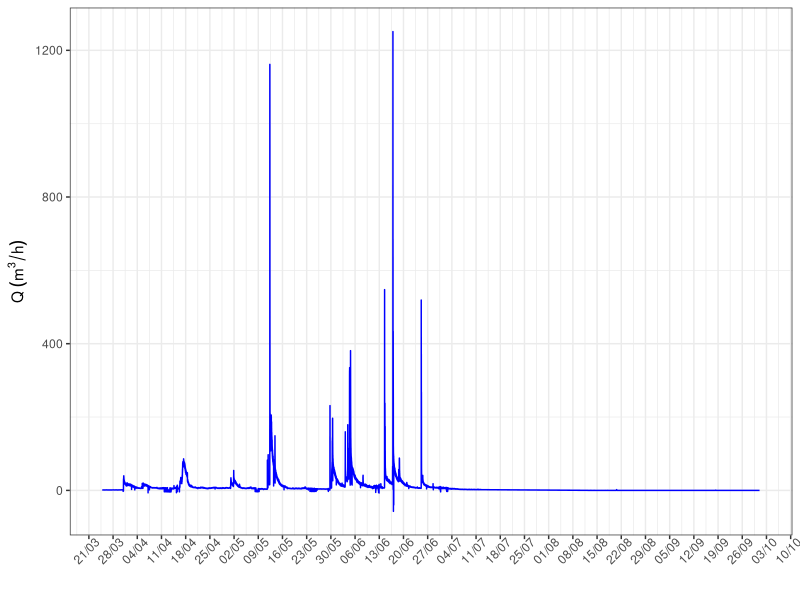
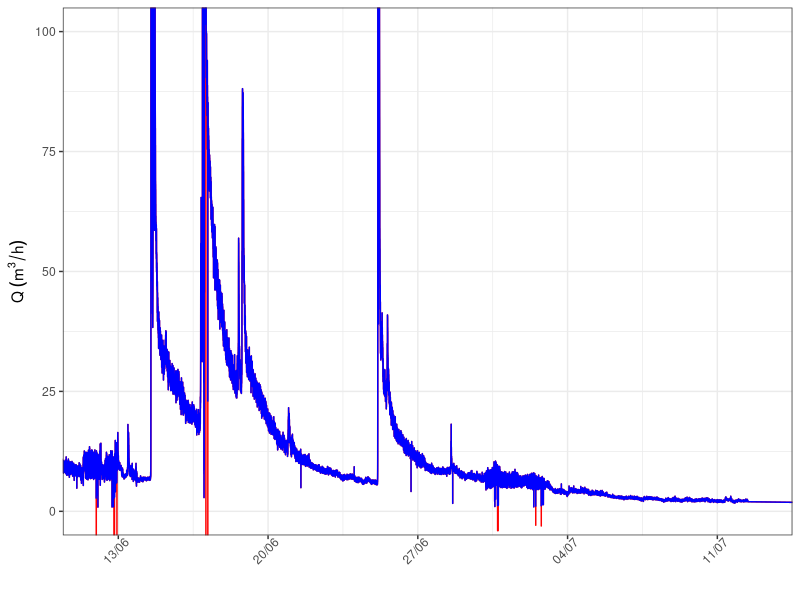
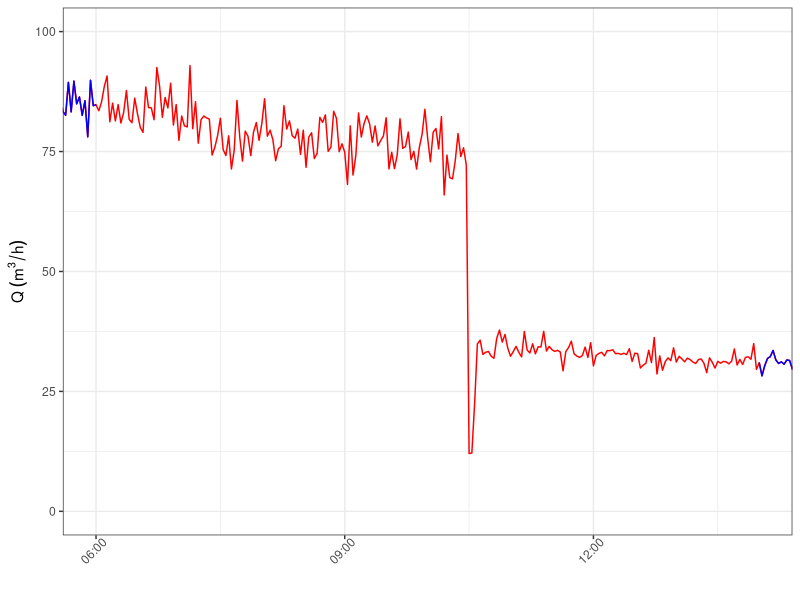

These charts were generated, in order, by the following R code:
## ---- chunk 1
Sys.setlocale("LC_ALL", "English")
## ---- chunk 2

# Plotting functions
library("ggplot2")
library("scales")
library("tidyr")

## ---- chunk 3

# setwd("D:/Documents/these_pablo/Alteckendorf2016/R")
# setwd("/Users/DayTightChunks/Documents/PhD/Routput/Alteck/R")
# setwd("D:/Documents/these_pablo/Alteckendorf2016/00_TransparencyFolder/Discharge")
getwd()

## ---- chunk 4

dischargeAlteck = read.csv2("Data/Alteck2016Debit.csv", header = FALSE)

dischargeAlteck$Date = as.POSIXct(strptime(dischargeAlteck$V1, 
                                           "%d/%m/%Y %H:%M", 
                                           tz="EST"))
sum(is.na(dischargeAlteck$Date))

dischargeAlteck <- dischargeAlteck[!duplicated(dischargeAlteck$V1),]

dischargeAlteck = dischargeAlteck[,c(3,1:2)]
colnames(dischargeAlteck) <- c("Date", "DateCheck", "Q.m3Hrs")
head(dischargeAlteck)

dischargeAlteck = subset(dischargeAlteck, Date < as.POSIXct("2016-10-01 00:00:00", tz="EST"))

## ---- chunk 5

altp <- ggplot(dischargeAlteck, aes(x=Date, y=Q.m3Hrs))
altp + geom_line(colour = "blue") +
  theme_bw() +
  scale_x_datetime(breaks = date_breaks("weeks"), labels = date_format("%d/%m")) +
  theme(axis.text.x=element_text(angle = 45, hjust = 0.75)) +
  xlab("") +
  ylab(expression(paste("Q ",({m}^"3"/h))))
## ---- chunk 6

dischargeAlteck$Qna = dischargeAlteck$Q.m3Hrs
dischargeAlteck$Qna[dischargeAlteck$Q.m3Hrs <= 0.0] = NA

## ---- chunk 7


dischargeAlteck$Qna[dischargeAlteck$Q.m3Hrs < 1.0 & 
                      dischargeAlteck$Date > as.POSIXct("2016-03-29 23:00:00 EST") & 
                      dischargeAlteck$Date < as.POSIXct("2016-03-31 00:00:00 EST") ] = NA
dischargeAlteck$Qna[dischargeAlteck$Q.m3Hrs < 6 & 
                      dischargeAlteck$Date > as.POSIXct("2016-04-01 23:00:00 EST") & 
                      dischargeAlteck$Date < as.POSIXct("2016-04-04 00:00:00 EST") ] = NA
dischargeAlteck$Qna[dischargeAlteck$Q.m3Hrs < 7.5 & 
                      dischargeAlteck$Date > as.POSIXct("2016-04-06 23:00:00 EST") & 
                      dischargeAlteck$Date < as.POSIXct("2016-04-07 15:00:00 EST") ] = NA
dischargeAlteck$Qna[dischargeAlteck$Q.m3Hrs < 2.5 & 
                      dischargeAlteck$Date > as.POSIXct("2016-04-9 00:00:00 EST") & 
                      dischargeAlteck$Date < as.POSIXct("2016-04-17 00:00:00 EST") ] = NA
dischargeAlteck$Qna[dischargeAlteck$Q.m3Hrs < 2.5 & 
                      dischargeAlteck$Date > as.POSIXct("2016-05-07 23:00:00 EST") & 
                      dischargeAlteck$Date < as.POSIXct("2016-05-09 23:00:00 EST") ] = NA
dischargeAlteck$Qna[dischargeAlteck$Q.m3Hrs < 3.0 & 
                      dischargeAlteck$Date > as.POSIXct("2016-05-22 23:00:00 EST") &
                      dischargeAlteck$Date < as.POSIXct("2016-05-30 23:00:00 EST") ] = NA
dischargeAlteck$Qna[dischargeAlteck$Q.m3Hrs < 100.0 & 
                      dischargeAlteck$Date > as.POSIXct("2016-05-13 06:00:00 EST") &
                      dischargeAlteck$Date < as.POSIXct("2016-05-13 14:00:00 EST") ] = NA



## ---- chunk 8

altpTest = ggplot(dischargeAlteck, aes(x=Date)) + 
  geom_line(aes(y= Q.m3Hrs), colour = "red") +
  geom_line(aes(y=Qna), colour = "blue") +
  coord_cartesian(xlim = c(as.POSIXct("2016-06-11 23:00:00 EST"), 
                           as.POSIXct("2016-07-12 23:00:00 EST")), 
                  ylim = c(0, 100)) + # no.1
  theme_bw() +
  scale_x_datetime(breaks = date_breaks("weeks"), labels = date_format("%d/%m")) +
  theme(axis.text.x=element_text(angle = 45, hjust = 0.75)) +
  #scale_y_continuous(trans=log_trans(), breaks=c(1,10,100,1000)) +
  xlab("") +
  ylab(expression(paste("Q ",({m}^"3"/h))))

altpTest


## ---- chunk 9

altpTest = ggplot(dischargeAlteck, aes(x=Date)) +
  geom_line(aes(y= Q.m3Hrs), colour = "red") +
  geom_line(aes(y= Qna), colour = "blue") +
  coord_cartesian(xlim = c(as.POSIXct("2016-05-13 06:00:00 EST"), 
                           as.POSIXct("2016-05-13 14:00:00 EST"))
                  , 
                  ylim = c(0, 100)
                  ) +
  theme_bw() +
  #scale_x_datetime(breaks = date_breaks("weeks"), labels = date_format("%d/%m")) +
  theme(axis.text.x=element_text(angle = 45, hjust = 0.75)) +
  #scale_y_continuous(trans=log_trans(), breaks=c(1,10,100,1000)) +
  xlab("") +
  ylab(expression(paste("Q ",({m}^"3"/h))))

altpTest

head(dischargeAlteck)

## ---- chunk 10

# min(dischargeAlteck$Qna, na.rm = T)
head(dischargeAlteck)
write.csv2(dischargeAlteck, "Data/hydroAlteck2016_NAs_R.csv", row.names = FALSE)

